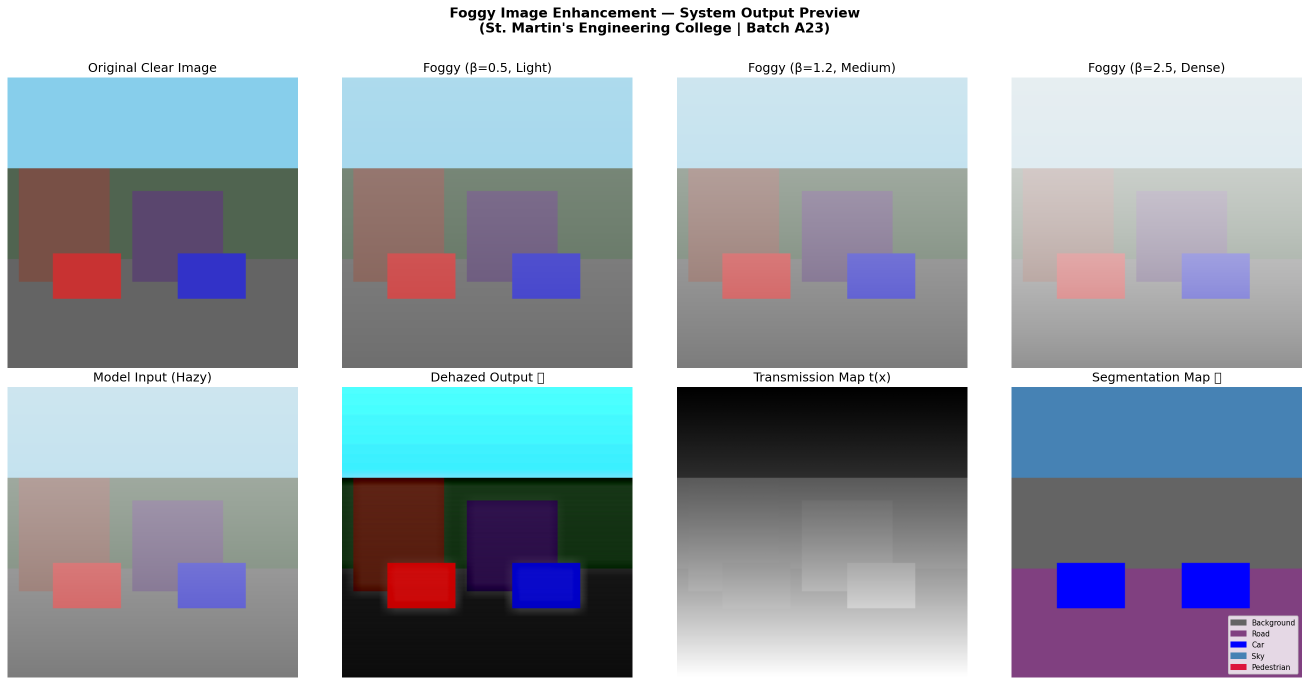
#> input picture demo_fog.png, 2618 x 1370 px (shown at 1/2 size); its folder holds only this picture in this run
$ python fog_generator.py --input_dir . --output_dir out
#> lines starting #> are read from the running program, lines starting #| are printed output that depends on the picture
"""
fog_generator.py — Synthetic Fog Generation using Atmospheric Scattering Model
Physical model: I(x) = J(x)·t(x) + A·(1 - t(x))
  - J(x) = clear image
  - t(x) = transmission map = exp(-beta * d(x))
  - A    = atmospheric light (global)
  - beta = scattering coefficient (fog density)
  - d(x) = scene depth
"""

import os
import argparse
import numpy as np
from PIL import Image
import cv2


def estimate_depth(image: np.ndarray) -> np.ndarray:
    """
    Simple depth estimation heuristic for outdoor scenes.
    Uses vertical position + brightness as depth proxy
    (objects higher in frame & brighter tend to be farther).
    Range: [0, 1] — 0 = near, 1 = far
    """
    h, w = image.shape[:2]
    # Vertical gradient (top = far, bottom = near)
    y_grad = np.linspace(1.0, 0.0, h)[:, None]          # (H, 1)
    y_grad = np.tile(y_grad, (1, w))                      # (H, W)

    # Brightness channel (brighter = farther in haze)
    gray   = cv2.cvtColor(image, cv2.COLOR_RGB2GRAY).astype(np.float32) / 255.0

    depth  = 0.6 * y_grad + 0.4 * gray
    depth  = np.clip(depth, 0.0, 1.0)
    return depth


def add_fog(
    image: np.ndarray,
    beta: float = 1.0,
    A: float = 0.95,
    depth_map: np.ndarray = None,
) -> tuple[np.ndarray, np.ndarray]:
    """
    Apply fog to a clear image using the Atmospheric Scattering Model.

    Args:
        image     : (H, W, 3) uint8 RGB image [0–255]
        beta      : scattering coefficient — higher = denser fog (default 1.0)
        A         : atmospheric light intensity [0–1] (default 0.95)
        depth_map : optional (H, W) float32 depth [0–1]; estimated if None

    Returns:
        foggy_img  : (H, W, 3) uint8 foggy image
        trans_map  : (H, W)   float32 transmission map
    """
    img_float = image.astype(np.float32) / 255.0          # normalize

    if depth_map is None:
        depth_map = estimate_depth(image)

    # Transmission map: t(x) = exp(-beta * d(x))
    trans_map = np.exp(-beta * depth_map).astype(np.float32)  # (H, W) in [0,1]

    # Atmospheric light (scalar → 3-channel)
    atm = np.array([A, A, A], dtype=np.float32)

    # Apply model: I(x) = J(x)·t(x) + A·(1 - t(x))
    t3        = trans_map[:, :, np.newaxis]               # (H, W, 1)
    foggy     = img_float * t3 + atm * (1 - t3)
    foggy     = np.clip(foggy, 0.0, 1.0)
    foggy_u8  = (foggy * 255).astype(np.uint8)

    return foggy_u8, trans_map


def generate_foggy_dataset(
    input_dir: str,
    output_dir: str,
    beta_values: list[float] = [0.5, 1.0, 2.0],
    img_size: int = 256,
):
    """
    Generate multiple foggy versions of every image in input_dir.
    Saves foggy images + transmission maps.
    """
#> called with input_dir = '.', output_dir = 'out', img_size = 256
    os.makedirs(output_dir, exist_ok=True)
    fog_dir   = os.path.join(output_dir, "foggy")
    trans_dir = os.path.join(output_dir, "transmission")
    clear_dir = os.path.join(output_dir, "clear")
    for d in [fog_dir, trans_dir, clear_dir]:
        os.makedirs(d, exist_ok=True)

    extensions = {".jpg", ".jpeg", ".png", ".bmp"}
    files      = [f for f in os.listdir(input_dir)
                  if os.path.splitext(f)[1].lower() in extensions]

    print(f"Found {len(files)} images. Generating foggy versions with β={beta_values}")

    for fname in files:
        stem = os.path.splitext(fname)[0]
        path = os.path.join(input_dir, fname)
        img  = Image.open(path).convert("RGB").resize((img_size, img_size))
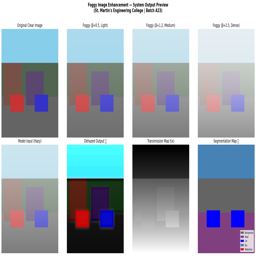
#> img: PIL image 256x256 RGB; mean R, G, B 159, 165.8, 175.5
        img_np = np.array(img)

        # Save clear image (resized)
        img.save(os.path.join(clear_dir, f"{stem}.png"))

        for beta in beta_values:
            foggy_np, trans_np = add_fog(img_np, beta=beta)

            # Save foggy image
            fog_name = f"{stem}_beta{beta:.1f}.png"
            Image.fromarray(foggy_np).save(os.path.join(fog_dir, fog_name))

            # Save transmission map (grayscale)
            trans_u8 = (trans_np * 255).astype(np.uint8)
            Image.fromarray(trans_u8).save(os.path.join(trans_dir, fog_name))
#> this loop made 3 passes
#> pass 1, in estimate_depth, `gray   = cv2.cvtColor(image, cv2.COLOR_RGB2GRAY).astype(np.float32) / ..`:
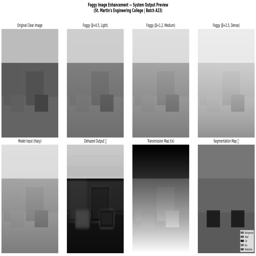
#> gray: shape (256, 256) float32; min 0, max 1, mean 0.646
#> pass 1, in estimate_depth, `depth  = 0.6 * y_grad + 0.4 * gray`:
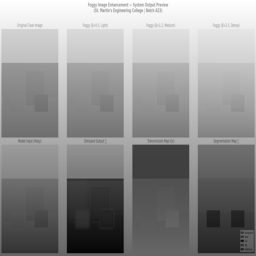
#> depth: shape (256, 256) float64; min 0.00863, max 1, mean 0.559
#> after the loop:
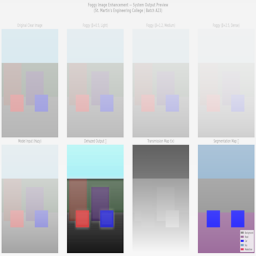
#> foggy_np: shape (256, 256, 3); mean R, G, B 202, 202.9, 207.9
#> after the loop:
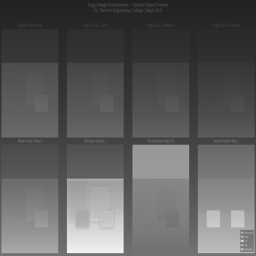
#> trans_u8: shape (256, 256); min 34, max 250, mean 93.4

    print(f"Done. Saved to {output_dir}/")


# ─────────────────────────────────────────────
# Demo: add fog to a single image
# ─────────────────────────────────────────────
def demo_single(image_path: str, output_path: str = "foggy_demo.png", beta: float = 1.2):
    img      = Image.open(image_path).convert("RGB").resize((256, 256))
    img_np   = np.array(img)
    foggy_np, trans = add_fog(img_np, beta=beta)

    # Side-by-side comparison
    combined = np.hstack([img_np, foggy_np])
    Image.fromarray(combined).save(output_path)
    print(f"Saved side-by-side to {output_path}")


if __name__ == "__main__":
    parser = argparse.ArgumentParser(description="Synthetic Fog Generator")
    parser.add_argument("--input_dir",  required=True,   help="Directory of clear images")
    parser.add_argument("--output_dir", required=True,   help="Output directory")
    parser.add_argument("--beta",       nargs="+", type=float, default=[0.5, 1.0, 2.0],
                        help="Fog density values (e.g. 0.5 1.0 2.0)")
    parser.add_argument("--img_size",   type=int, default=256)
    args = parser.parse_args()
    generate_foggy_dataset(args.input_dir, args.output_dir, args.beta, args.img_size)
